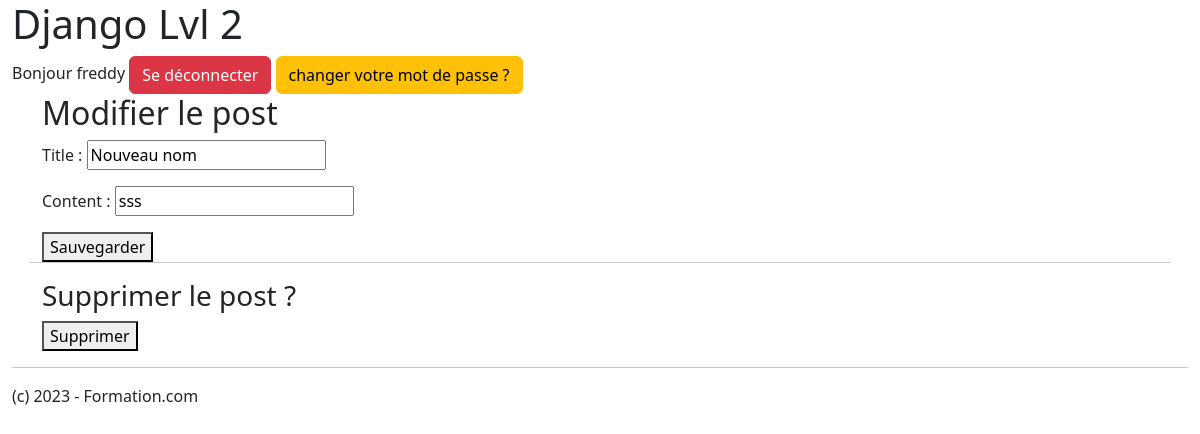
The app's page /post/3/edit (signed in) with its own data.
### authentication/models.py (models this page shows, shortened)
class User(AbstractUser):
    CREATOR = 'CREATOR'
    SUBSCRIBER = 'SUBSCRIBER'
    ROLE = {
        (CREATOR, 'Créateur'),
        (SUBSCRIBER, 'Abonné')
    }
    photo = models.ImageField()
    role = models.CharField(max_length=30, choices=ROLE)

### reseau/models.py (models this page shows)
class Post(models.Model):
    photo = models.ForeignKey(Image, null=True, on_delete=models.SET_NULL, blank=True)
    title = models.CharField(max_length=128)
    content = models.CharField(max_length=5000)
    author = models.ForeignKey(settings.AUTH_USER_MODEL, on_delete=models.CASCADE)
    date_created = models.DateTimeField(auto_now_add=True)
    starred = models.BooleanField(default=False)

### reseau/views.py (the view, shortened to what this page needs)
# urls.py: path('post/<int:id>/edit', reseau.views.edit_post_view, name='edit-post'),
@login_required
def edit_post_view(request, id):
    post = get_object_or_404(models.Post, id=id)
    edit_form = forms.post_form(instance=post)
    delete_form = forms.delete_post_form()
    context = {
        'edit_form': edit_form,
        'delete_form': delete_form,
    }
    return render(request, 'reseau/edit_post.html', context=context)

### reseau/forms.py
class post_form(forms.ModelForm):
    edit_post = forms.BooleanField(widget=forms.HiddenInput, initial=True)
    class Meta:
        model = models.Post
        fields = ['title', 'content']

class delete_post_form(forms.Form):
    delete_post = forms.BooleanField(widget=forms.HiddenInput, initial=True)

### formation2/templates/reseau/edit_post.html (shortened to what this page needs)
{% extends 'base.html' %}
{% block content %}
    <h2>Modifier le post</h2>
    <form method="post">
        {{ edit_form.as_p }}
        <button type="submit" >Sauvegarder</button>
    </form>
    <hr>
    <h3>Supprimer le post ?</h3>
    <form method="post">
        <button type="submit" >Supprimer</button>
    </form>
{% endblock content %}

### formation2/templates/base.html (shortened to what this page needs)
<!doctype html>
<html lang="fr">
<head>
    <link href="https://cdn.jsdelivr.net/npm/bootstrap@5.3.2/dist/css/bootstrap.min.css" rel="stylesheet">
</head>
<body>
<header class="container-fluid">
    <h1>Django Lvl 2</h1>
</header>
<section class="container-fluid">
    <div class="row">
        <div class="col-6">
            {%  if user.is_authenticated %}
                <span>Bonjour {{ request.user }}</span> <a class="btn btn-danger" href="{% url 'logout' %}">Se déconnecter</a>
                <a class="btn btn-warning" href="{% url 'password_change' %}">changer votre mot de passe ?</a>
            {%  else %}
                <a class="btn btn-primary" href="{% url 'login' %}">Se connecter</a>
            {% endif %}
        </div>
    </div>
</section>
<main class="container">
    <div class="row">
        {% block content %}
        {% endblock content %}
    </div>
</main>
<footer class="container-fluid">
    <hr>
    <p>
        (c) 2023 - Formation.com
    </p>
</footer>
</body>
</html>

### records on screen
User: user "freddy"
Post: title "Nouveau nom", content "sss"
